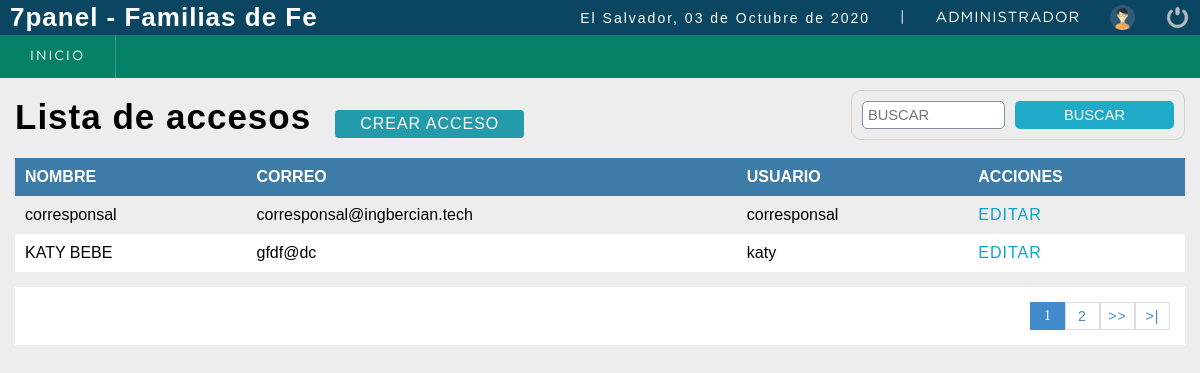
Screenshot of /sistema/acclist_corresponsales_aio.php (signed in) with the database file from the repository.
### tables this page shows
CREATE TABLE IF NOT EXISTS `usuario` (
  `codusuario` smallint(5) NOT NULL AUTO_INCREMENT,
  `nombre` varchar(50) NOT NULL,
  `correo` varchar(50) NOT NULL,
  `usuario` varchar(50) NOT NULL,
  `clave` varchar(50) NOT NULL,
  `rol` smallint(5) NOT NULL,
  `estatus` smallint(5) NOT NULL DEFAULT '1',
  `incorporacion` datetime NOT NULL DEFAULT CURRENT_TIMESTAMP,
  PRIMARY KEY (`codusuario`),
  KEY `rol` (`rol`),
  KEY `estatus` (`estatus`)
);

### sistema/acclist_corresponsales_aio.php (the view, shortened to what this page needs)
<?php
	include "../conexion.php";
 ?>
<!DOCTYPE html>
<html lang="en">
<head>
	<?php include "includes/scripts.php"; ?>
</head>
<body>
	<?php include "includes/header.php"; ?>
	<section id="container">
		<h1>Lista de accesos</h1>
		<a href="acceso_corresponsales_aio.php" class="btn_new">Crear acceso</a>
		<form action="buscar_usuario.php" method="get" class="form_search">
			<input type="text" name="busqueda" id="busqueda" placeholder="Buscar">
			<input type="submit" value="Buscar" class="btn_search">
		</form>
		<table>
			<tr>
				<th>Nombre</th>
				<th>Correo</th>
				<th>Usuario</th>
				<th>Acciones</th>
			</tr>
		<?php
			$sql_registe = mysqli_query($conection,"SELECT COUNT(*) as total_registro FROM usuario WHERE estatus = 1  ");
			$result_register = mysqli_fetch_array($sql_registe);
			$total_registro = $result_register['total_registro'];
			$por_pagina = 5;
			if(empty($_GET['pagina']))
			{
				$pagina = 1;
			}else{
				$pagina = $_GET['pagina'];
			}
			$desde = ($pagina-1) * $por_pagina;
			$total_paginas = ceil($total_registro / $por_pagina);
			$query = mysqli_query($conection,"SELECT u.codusuario, u.nombre, u.correo, u.usuario, r.rol FROM usuario u INNER JOIN rol r ON u.rol = r.codrol WHERE u.rol = 3 AND estatus = 1 ORDER BY u.codusuario ASC LIMIT $desde,$por_pagina
				");
			$result = mysqli_num_rows($query);
			if($result > 0){
				while ($data = mysqli_fetch_array($query)) {
			?>
				<tr>
					<td><?php echo $data['nombre']; ?></td>
					<td><?php echo $data['correo']; ?></td>
					<td><?php echo $data['usuario']; ?></td>
					<td>
						<a class="link_edit" href="editar_usuario.php?cod=<?php echo $data['codusuario']; ?>">Editar
						</a>
					</td>
				</tr>
		<?php
				}
			}
		 ?>
		</table>
		<div class="paginador">
			<ul>
			<?php
				for ($i=1; $i <= $total_paginas; $i++) {
					if($i == $pagina)
					{
						echo '<li class="pageSelected">'.$i.'</li>';
					}else{
						echo '<li><a href="?pagina='.$i.'">'.$i.'</a></li>';
					}
				}
				if($pagina != $total_paginas)
				{
			 ?>
				<li><a href="?pagina=<?php echo $pagina + 1; ?>">>></a></li>
				<li><a href="?pagina=<?php echo $total_paginas; ?> ">>|</a></li>
			<?php } ?>
			</ul>
		</div>
	</section>
</body>
</html>

### sistema/css/style.css (style rules this page uses)
* { margin: 0; padding: 0; box-sizing: border-box; }
body { background: #ededed; }
input, select, a, th { text-transform: uppercase; }
h1, h2, h3, h4, h5, h6 { font-family: 'arial'; font-weight: bold; letter-spacing: 1px; }
h1 { font-size: 26px; }
a { text-decoration: none; font-family: arial; letter-spacing: 1px; }
#container { padding: 90px 15px 15px; }
form { background: #FFF; margin: auto; padding: 20px 50px; border: 1px solid #d1d1d1; }
input,select { display: block; width: 100%; font-size: 11pt; padding: 5px; border: 1px solid #85929e; border-radius: 5px; }
#container h1 { font-size: 35px; display: inline-block; }
.btn_new { display: inline-block; background: #239baa; color: #FFF; padding: 5px 25px; border-radius: 4px; margin: 20px; }
table { border-collapse: collapse; font-size: 12pt; font-family: 'arial'; width: 100%; }
table th { text-align: left; padding: 10px; background: #3d7ba8; color: #FFF; }
table tr:nth-child(odd) { background: #FFF; }
table td { padding: 10px; }
.link_edit { color: #0ca4ce; }
.paginador ul { padding: 15px; list-style: none; background: #FFF; margin-top: 15px; display: -webkit-flex; display: -moz-flex; display: -ms-flex; display: -o-flex; display: flex; justify-content: flex-end; }
.paginador a, .pageSelected { color: #428bca; border: 1px solid #ddd; padding: 5px; display: inline-block; font-size: 14px; text-align: center; width: 35px; }
.pageSelected { color: #FFF; background: #428bca; border: 1px solid #428bca; }
.form_search { display: -webkit-flex; display: -moz-flex; display: -ms-flex; display: -o-flex; display: flex; float: right; background: initial; padding: 10px; border-radius: 10px; }
.form_search .btn_search { background: #1faac8; color: #FFF; padding: 0 20px; border: 0; cursor: pointer; margin-left: 10px; }

### rows the page displays
usuario: nombre "corresponsal", correo "corresponsal@ingbercian.tech", usuario "corresponsal"
usuario: nombre "KATY BEBE", correo "gfdf@dc", usuario "katy"

### other values shown
fechaC() "03 de Octubre de 2020"
$_SESSION['user'] "ADMINISTRADOR"
